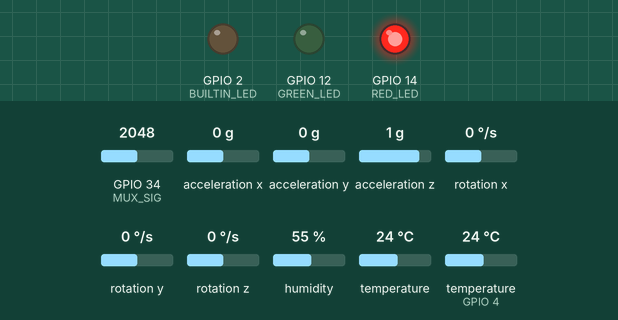
The sketch below on a simulated ESP32. On the bench: output pins drawn as LEDs (lit = HIGH). Inputs (shaded band) come from the test bench; at power-on: GPIO 34 (MUX_SIG) = 2048, acceleration x 0 g, acceleration y 0 g, acceleration z 1 g, rotation x 0 °/s, rotation y 0 °/s, rotation z 0 °/s, humidity 55 %, temperature 24 °C, temperature (sensor on GPIO 4) 24 °C. WiFi joins after 1.5 s; servers stay silent unless stated; uploads are accepted with an empty reply; pins used as bus, display or sensor lines are not drawn; what the sketch prints to the serial monitor is not drawn.

Above: at 0.6 s.
At 14.6 s:
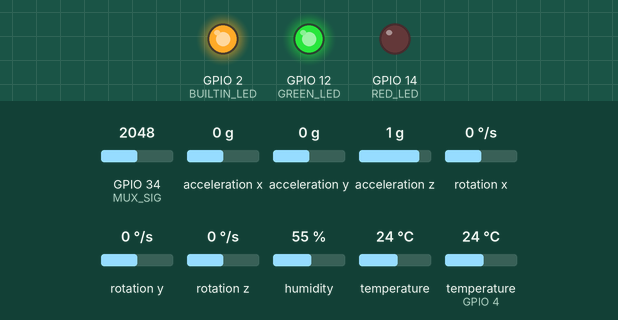
14.7 s: GPIO 34 (MUX_SIG) set to 111
16.4 s: GPIO 34 (MUX_SIG) set to 91
At 18.0 s:
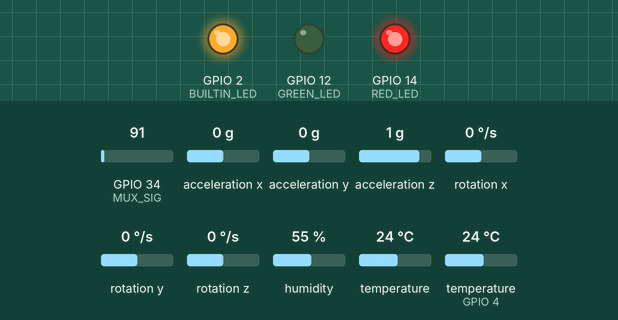
Timing chart, 0 to 19.5 s (numbered marks = the images above; inputs shaded):
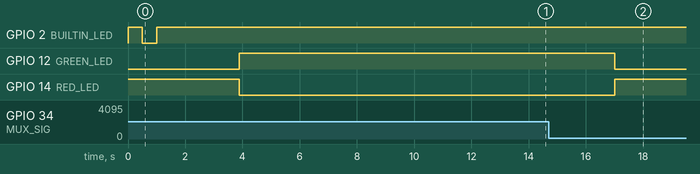

Measured:
- the behaviour switches between 101 and 100 on GPIO 34 (MUX_SIG) (found by bisection; images 1 and 2)
- after the input at 14.7 s, every drawn part: stays the same
- after the input at 16.4 s, GPIO 12 (GREEN_LED): HIGH → LOW after 0.62 s; GPIO 14 (RED_LED): LOW → HIGH after 0.62 s

The sketch:

test-final.ino
```cpp
#include <Wire.h>
#include <Adafruit_MPU6050.h>
#include <Adafruit_Sensor.h>
#include <DHT.h>
#include <WiFi.h>
#include <HTTPClient.h>

// Pin definitions
#define S0 25
#define S1 26
#define S2 27
#define S3 32
#define MUX_SIG 34
#define GREEN_LED 12
#define RED_LED 14
#define BUILTIN_LED 2

// DHT22
#define DHTPIN 4
#define DHTTYPE DHT22

// Threshold for pressure detection
#define PRESSURE_THRESHOLD 100

// WiFi credentials
const char* ssid = "******";
const char* password = "*******";

// Google Apps Script URL - REPLACE WITH YOUR ACTUAL URL
const char* googleScriptUrl = "https://script.google.com/macros/s/AKfycbwFf7epl4aLooQaQuwpO4kNYRSF6kAoNyJt2rCd3dNmlJ4ajh6qG7rEZkanURfMmF3PlQ/exec";

// Sensor objects
Adafruit_MPU6050 mpu;
DHT dht(DHTPIN, DHTTYPE);

void selectMuxChannel(byte channel) {
  digitalWrite(S0, bitRead(channel, 0));
  digitalWrite(S1, bitRead(channel, 1));
  digitalWrite(S2, bitRead(channel, 2));
  digitalWrite(S3, bitRead(channel, 3));
}

void connectToWiFi() {
  Serial.println("Connecting to WiFi...");
  WiFi.begin(ssid, password);

  // Blink built-in LED while connecting
  pinMode(BUILTIN_LED, OUTPUT);
  int attempts = 0;
  while (WiFi.status() != WL_CONNECTED && attempts < 20) {
    digitalWrite(BUILTIN_LED, !digitalRead(BUILTIN_LED));
    delay(500);
    Serial.print(".");
    attempts++;
  }

  if (WiFi.status() == WL_CONNECTED) {
    digitalWrite(BUILTIN_LED, HIGH);
    Serial.println("");
    Serial.println("WiFi Connected");
    Serial.print("IP Address: ");
    Serial.println(WiFi.localIP());
  } else {
    Serial.println("");
    Serial.println("WiFi Connection Failed");
  }
}

void sendDataToGoogleSheets(String data) {
  if (WiFi.status() == WL_CONNECTED) {
    HTTPClient http;

    String fullUrl = String(googleScriptUrl) + "?" + data;
    Serial.println("Sending to URL: " + fullUrl);

    http.begin(fullUrl);
    http.setFollowRedirects(HTTPC_STRICT_FOLLOW_REDIRECTS);

    // Add headers
    http.addHeader("Content-Type", "application/x-www-form-urlencoded");

    int httpCode = http.GET();

    if (httpCode == HTTP_CODE_OK) {
      String payload = http.getString();
      Serial.println("Server Response: " + payload);
    } else {
      Serial.printf("HTTP Error: %d - %s\n", httpCode, http.errorToString(httpCode).c_str());
    }
    http.end();
  } else {
    Serial.println("WiFi Disconnected - Attempting to reconnect");
    connectToWiFi();
  }
}

void setup() {
  Serial.begin(115200);
  while (!Serial) delay(10);

  // Initialize pins
  pinMode(S0, OUTPUT);
  pinMode(S1, OUTPUT);
  pinMode(S2, OUTPUT);
  pinMode(S3, OUTPUT);
  pinMode(MUX_SIG, INPUT);
  pinMode(GREEN_LED, OUTPUT);
  pinMode(RED_LED, OUTPUT);

  digitalWrite(RED_LED, HIGH);
  digitalWrite(GREEN_LED, LOW);

  // Connect to WiFi
  connectToWiFi();

  // Initialize I2C
  Wire.begin(21, 22);

  // Initialize MPU6050
  if (!mpu.begin()) {
    Serial.println("Failed to find MPU6050 chip");
    while (1) delay(10);
  }
  Serial.println("MPU6050 Found!");

  mpu.setAccelerometerRange(MPU6050_RANGE_8_G);
  mpu.setGyroRange(MPU6050_RANGE_500_DEG);
  mpu.setFilterBandwidth(MPU6050_BAND_21_HZ);

  // Initialize DHT22
  dht.begin();
  Serial.println("DHT22 Initialized");

  // Initial delay for sensors to stabilize
  delay(2000);
}

void loop() {
  // Read FSR values
  String fsrData = "";
  int activeSensors = 0;

  for (int i = 0; i < 12; i++) {
    selectMuxChannel(i);
    delay(10); // Small delay for mux to settle
    int fsrValue = analogRead(MUX_SIG);

    if (fsrValue > PRESSURE_THRESHOLD) {
      activeSensors++;
    }

    fsrData += "fsr" + String(i) + "=" + String(fsrValue);
    if (i < 11) fsrData += "&";

    Serial.print("FSR");
    Serial.print(i);
    Serial.print(": ");
    Serial.print(fsrValue);
    Serial.print("\t");
  }
  Serial.println();

  // Read MPU6050
  sensors_event_t a, g, temp;
  mpu.getEvent(&a, &g, &temp);

  // Read DHT22 (with error checking)
  float humidity = dht.readHumidity();
  float dhtTemp = dht.readTemperature();

  if (isnan(humidity) || isnan(dhtTemp)) {
    Serial.println("Failed to read from DHT sensor!");
    humidity = -1;
    dhtTemp = -1;
  }

  // Prepare complete data string
  String postData = fsrData +
                   "&active=" + String(activeSensors) +
                   "&accelX=" + String(a.acceleration.x, 2) +
                   "&accelY=" + String(a.acceleration.y, 2) +
                   "&accelZ=" + String(a.acceleration.z, 2) +
                   "&gyroX=" + String(g.gyro.x, 2) +
                   "&gyroY=" + String(g.gyro.y, 2) +
                   "&gyroZ=" + String(g.gyro.z, 2) +
                   "&mpuTemp=" + String(temp.temperature, 2) +
                   "&dhtHumidity=" + String(humidity, 2) +
                   "&dhtTemp=" + String(dhtTemp, 2);

  Serial.println("Complete Data: " + postData);

  // Send data to Google Sheets
  sendDataToGoogleSheets(postData);

  // Control LEDs based on active sensors
  digitalWrite(GREEN_LED, activeSensors > 4 ? HIGH : LOW);
  digitalWrite(RED_LED, activeSensors > 4 ? LOW : HIGH);

  delay(500); // 1 second delay between uploads
}
```
